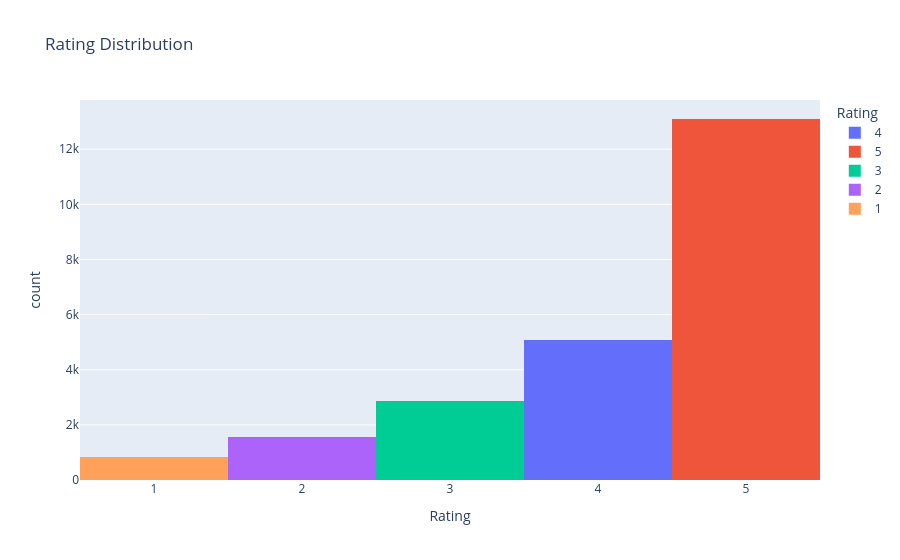

Notebook cell for this chart:
### Code cell
fig = px.histogram(
    df,
    x='Rating',
    title='Rating Distribution',
    color='Rating'
)

fig.show()

### Figure 1 — Plotly figure (JSON) as saved in the notebook; plotly's stock layout.template omitted (floating-point values rounded to 4 significant figures; data arrays with more than 128 entries replaced by an {"elided": "..."} marker saying what was removed)
{"data": [{"bingroup": "x", "hovertemplate": "Rating=%{x}<br>count=%{y}<extra></extra>", "legendgroup": "4", "marker": {"color": "#636efa", "pattern": {"shape": ""}}, "name": "4", "orientation": "v", "showlegend": true, "type": "histogram", "x": {"elided": "5076 int values"}, "xaxis": "x", "yaxis": "y"}, {"bingroup": "x", "hovertemplate": "Rating=%{x}<br>count=%{y}<extra></extra>", "legendgroup": "5", "marker": {"color": "#EF553B", "pattern": {"shape": ""}}, "name": "5", "orientation": "v", "showlegend": true, "type": "histogram", "x": {"elided": "13097 int values"}, "xaxis": "x", "yaxis": "y"}, {"bingroup": "x", "hovertemplate": "Rating=%{x}<br>count=%{y}<extra></extra>", "legendgroup": "3", "marker": {"color": "#00cc96", "pattern": {"shape": ""}}, "name": "3", "orientation": "v", "showlegend": true, "type": "histogram", "x": {"elided": "2871 int values"}, "xaxis": "x", "yaxis": "y"}, {"bingroup": "x", "hovertemplate": "Rating=%{x}<br>count=%{y}<extra></extra>", "legendgroup": "2", "marker": {"color": "#ab63fa", "pattern": {"shape": ""}}, "name": "2", "orientation": "v", "showlegend": true, "type": "histogram", "x": {"elided": "1565 int values"}, "xaxis": "x", "yaxis": "y"}, {"bingroup": "x", "hovertemplate": "Rating=%{x}<br>count=%{y}<extra></extra>", "legendgroup": "1", "marker": {"color": "#FFA15A", "pattern": {"shape": ""}}, "name": "1", "orientation": "v", "showlegend": true, "type": "histogram", "x": {"elided": "842 int values"}, "xaxis": "x", "yaxis": "y"}], "layout": {"barmode": "relative", "legend": {"title": {"text": "Rating"}, "tracegroupgap": 0}, "title": {"text": "Rating Distribution"}, "xaxis": {"anchor": "y", "categoryarray": [4, 5, 3, 2, 1], "categoryorder": "array", "domain": [0, 1], "title": {"text": "Rating"}}, "yaxis": {"anchor": "x", "domain": [0, 1], "title": {"text": "count"}}}}
